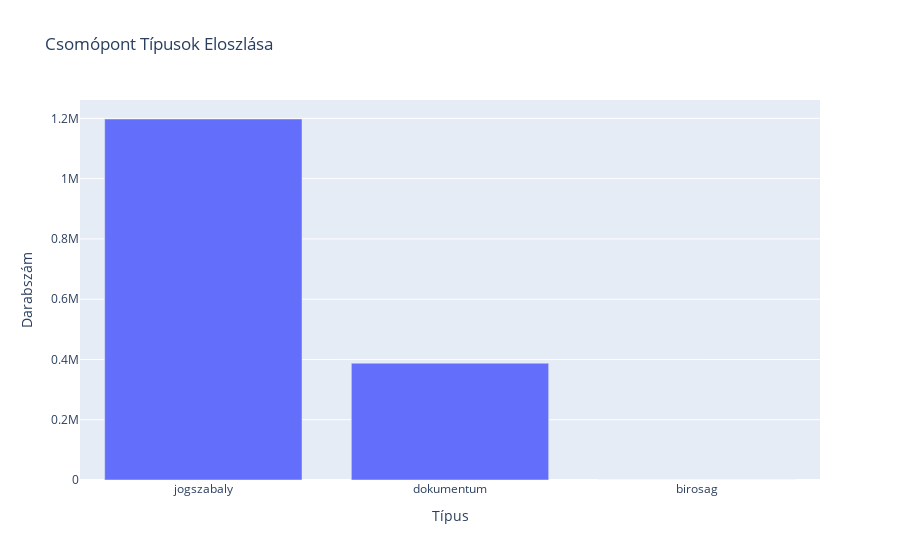

The cell this chart's notebook holds for it:
### Markdown cell above
## Csomópont Típusok Elemzése
Megszámoljuk a különböző típusú csomópontokat (pl. dokumentum, bíróság, jogszabály).

### Code cell
if G is not None:
    node_types = nx.get_node_attributes(G, 'type')
    type_counts = pd.Series(node_types).value_counts()
    
    print('Csomópont típusok eloszlása:')
    print(type_counts)
    
    # Oszlopdiagram a típusokról - dict_values helyett listát használunk
    fig = px.bar(type_counts, x=type_counts.index.tolist(), y=type_counts.values.tolist(), labels={'x':'Típus', 'y':'Darabszám'}, title='Csomópont Típusok Eloszlása')
    
    fig.show()
else:
    print('A gráf nincs betöltve.')

### Figure 1 — Plotly figure (JSON) as saved in the notebook; plotly's stock layout.template omitted (floating-point values rounded to 4 significant figures)
{"data": [{"hovertemplate": "Típus=%{x}<br>Darabszám=%{y}<extra></extra>", "legendgroup": "", "marker": {"color": "#636efa", "pattern": {"shape": ""}}, "name": "", "orientation": "v", "showlegend": false, "textposition": "auto", "type": "bar", "x": ["jogszabaly", "dokumentum", "birosag"], "xaxis": "x", "y": [1197954, 387621, 163], "yaxis": "y"}], "layout": {"barmode": "relative", "legend": {"tracegroupgap": 0}, "title": {"text": "Csomópont Típusok Eloszlása"}, "xaxis": {"anchor": "y", "domain": [0, 1], "title": {"text": "Típus"}}, "yaxis": {"anchor": "x", "domain": [0, 1], "title": {"text": "Darabszám"}}}}
